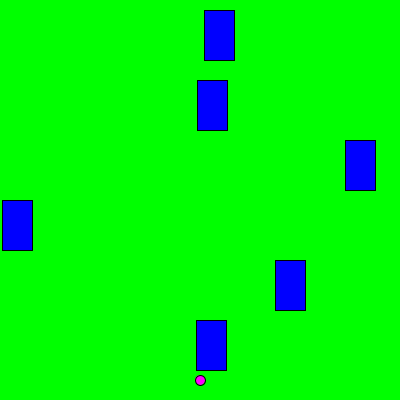
Frame 1 (no input)
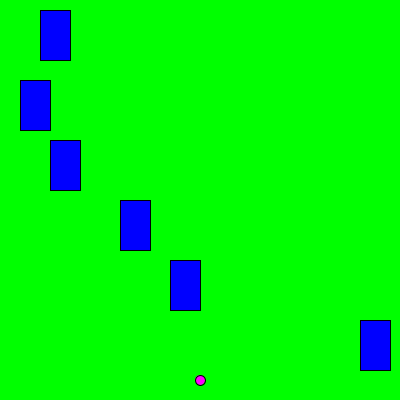
Frame 60 (the mouse pressed at the canvas centre just before this capture)
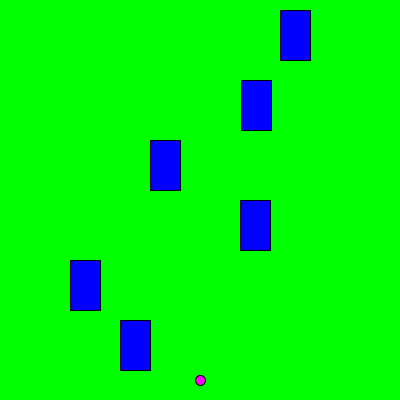
Frame 120 (the mouse held since frame 60 and released just before this capture)

The Processing sketch that drew these frames (run headless with seeded random() and noise(); from frame 60 on, the mouse is pressed at the canvas centre):

// Processing sketch: frogger_LL
// ── frogger_LL.pde
int y = 380;
int x = 200;
car c;
car c1;
car c2;
car c3;
car c4;
car c5;

class car{
 int xpos;
 int ypos;
 int lpos;
 int spos;
  car(int x,int y,int l,int s){
 
    rect(x,y,30,50);
    xpos = x;
    ypos = y;
    lpos = l;
    spos = s;
    fill(0,0,255);
  }
    void display() 
  {
    fill(0,0,255);
    rect(xpos , ypos, lpos, 50);
  }
  void moveR(){
    xpos+=spos;
    if(xpos<=0){
      xpos=400;
     
    }
   if (xpos>=400){
     xpos=0;
   }
  }
  void moveL(){
     xpos+=spos;
    if(xpos<=0){
      xpos=400;
     
    }
   
  }
  
int getXpos(){
  return xpos;
}
int getYpos(){
  return ypos;
}
int getlpos(){
  return lpos;
}

}
 boolean intersects(car car) {
if ((y > car.getYpos() && y < car.getYpos()+50) && (x > car.getXpos() && x < car.getXpos()+car.getlpos()))
          return true;
    else 
        return false;
}


void setup(){
 
  size(400,400);
   c = new car(0,200,30,2);
   c1 = new car(350,140,30,-5);
  c2 = new car(200, 80,30,-3);
  c3 = new car(200,10,30,4);
  c4 = new car(270,260,30,5);
  c5 = new car(200,320,30,-4);
}


void draw(){
  background(0,255,0);
  fill(255,0,255);
  ellipse(x,y,10,10);
  c.moveR();
  c1.moveL();
  c.display();
  c1.display();
  c2.moveL();
  c2.display();
  c3.moveR();
  c3.display();
  c4.moveR();
  c4.display();
  c5.moveL();
  c5.display();
  cheating();
  if(intersects(c)||intersects(c1)||intersects(c2)||intersects(c3)||intersects(c4)||intersects(c5)){
    println("You Lost.");
    exit();
  }
  if(y<=10){
    
    text( "You Won!", 110,200); 
  textSize(30.0); 
    
    
  }
  if(x ==50&&y==200){
    
 
    text( "You found the secret way to win!", 10,200); 
  textSize(22.0); 
    
  }
} 
void keyPressed()
{
  if(key == CODED){
      if(keyCode == UP)
      {
      y-=10;
      }
      else if(keyCode == DOWN)
      {
       y+=10;
      }
      else if(keyCode == RIGHT)
      {
       x+=10;
      }
      else if(keyCode == LEFT)
      {
       x-=10;
      }
    
}
}


void cheating(){
  if (y >= 400 ){
   
    y=400;
  }
   if (y <= 0 ){
   
    y=0;
  }
   if (x >= 400 ){
    x=400;
    
  }
   if (x <= 0 ){
    x=0;
   
  }
}
